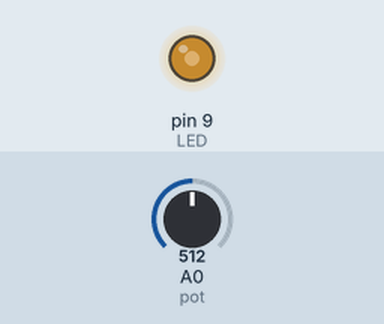
Simulated run of this sketch. Board: Arduino Uno, built with avr-gcc and run on an emulated ATmega328P. Parts: output pins drawn as LEDs (lit = HIGH). The inputs (shaded band) are chosen by the test bench; at power-on: A0 (pot) = 512.

Above: at 1.2 s.
1.3 s: A0 (pot) set to 716
At 2.3 s:
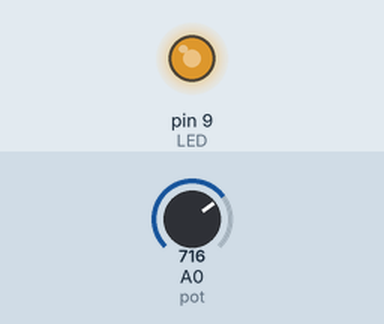
2.8 s: A0 (pot) set to 900
At 3.6 s:
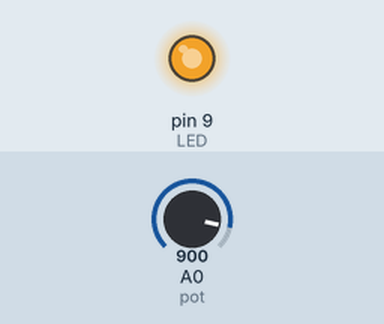
4.3 s: A0 (pot) set to 122
At 4.9 s:
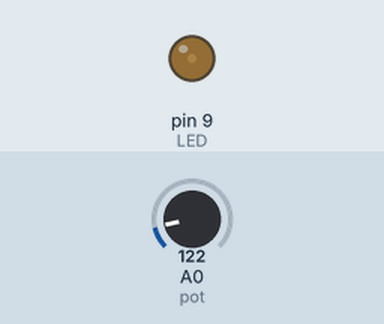
5.8 s: A0 (pot) set to 0
At 6.1 s:
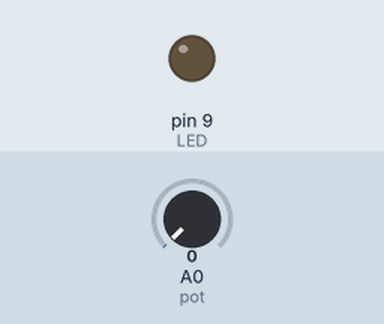
Timing chart, 0 to 8.3 s (numbered marks = the images above; inputs shaded):
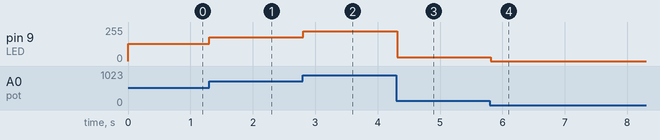

The sketch:

TP1_1.5.ino
```cpp
int LED = 9; //Création du port 9 pour la led
int pot = A0; //Création du port A0 pour le potentiomètre
int pot_value = 0; //Création de la variable pot_value

void setup() {
  pinMode(LED, OUTPUT); //Initialisation de LED en sortie
  pinMode(pot, INPUT); //Initialisation de pot en entrée
}

void loop() {
  pot_value = analogRead(pot); //pot_value vaut la valeur lue de pot (port A0)
  pot_value = pot_value/4; //intensite vaut pot_value diviser par 4 (pour attenidre 255 au max)
  analogWrite(LED, pot_value); //mettre la luminosité de la led a la valeur de pot_value
  delay(50); //attendre 50ms
}
```

Measured:
- after the input at 1.3 s, pin 9 (LED): 128/255 → 179/255 at once
- after the input at 2.8 s, pin 9 (LED): 179/255 → 225/255 at once
- after the input at 4.3 s, pin 9 (LED): 225/255 → 30/255 at once
- after the input at 5.8 s, pin 9 (LED): 30/255 → 0/255 at once
